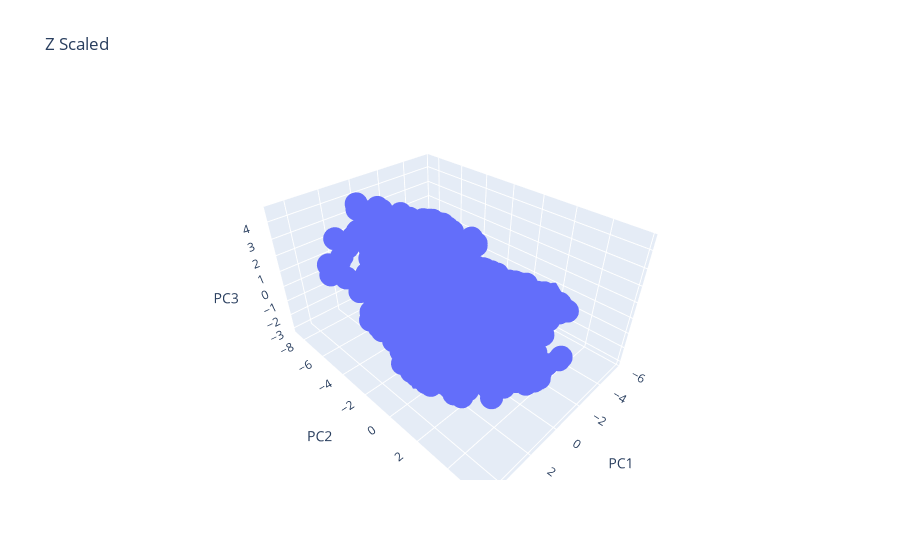
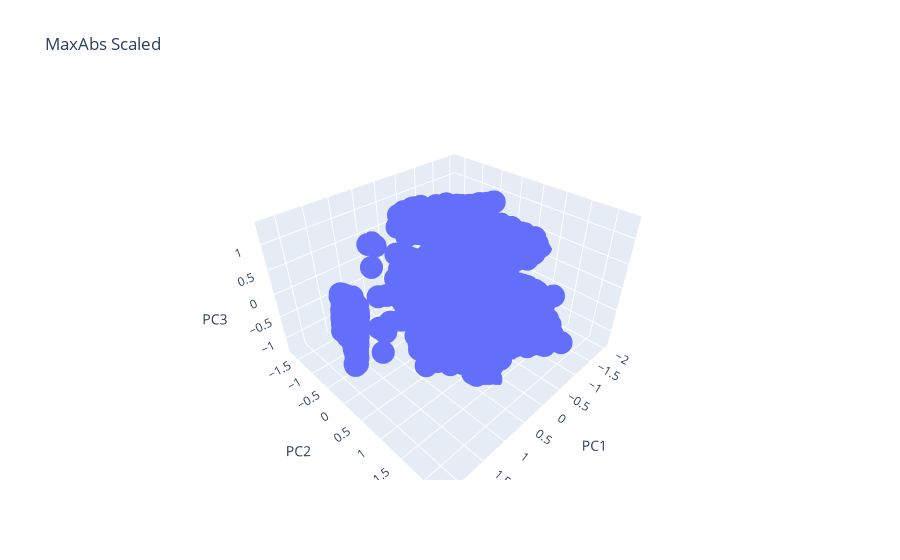
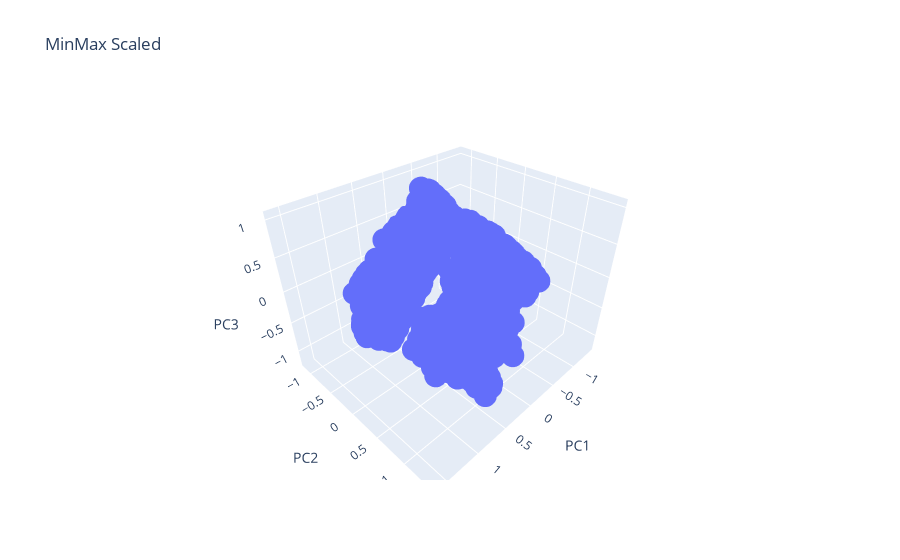
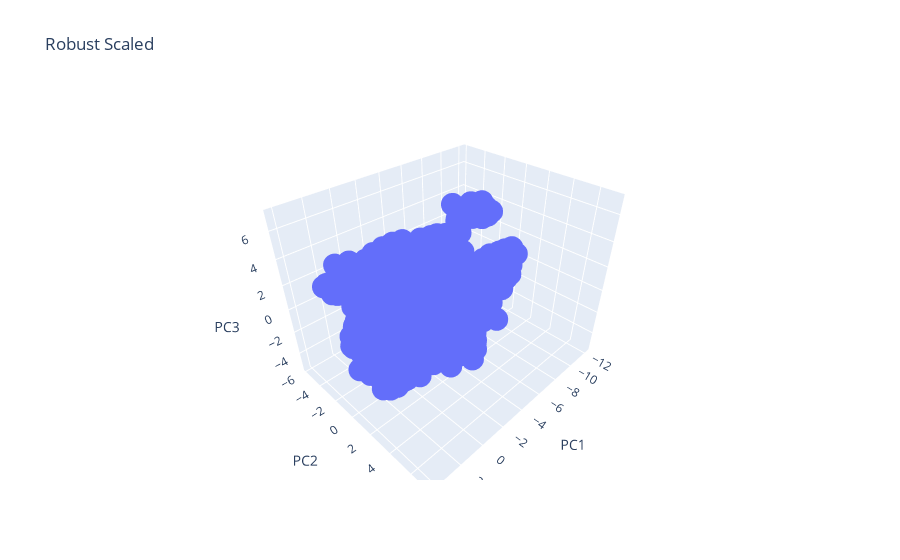

Notebook code cell kept with these figures, in order:
### Markdown cell above
From the table above, we observe that for **Z-standardized data**, the first **6 principal components** capture approximately **83.62%** of the total variance, meaning that most of the information in the dataset can be represented using only 6 components instead of the original 17 features.

In contrast, for **MaxAbs-scaled data**, around **83%** of the variance is already captured using only **3 principal components**, indicating that the variance is more concentrated in the first few components. After approximately 6–8 principal components, the additional explained variance increases only marginally, suggesting diminishing returns from including more components.

### Code cell
# visualize 3D scatter plot of the first 3 principal components for each scaled dataset
for name, pca_data in all_pca_data.items():
    scatter_plot3D(pca_data, name)

### Figure 1 — Plotly figure (JSON) as saved in the notebook; plotly's stock layout.template omitted (floating-point values rounded to 4 significant figures; data arrays with more than 128 entries replaced by an {"elided": "..."} marker saying what was removed)
{"data": [{"hovertemplate": "PC1=%{x}<br>PC2=%{y}<br>PC3=%{z}<extra></extra>", "legendgroup": "", "marker": {"color": "#636efa", "symbol": "circle"}, "mode": "markers", "name": "", "scene": "scene", "showlegend": false, "type": "scatter3d", "x": {"elided": "8949 float values"}, "y": {"elided": "8949 float values"}, "z": {"elided": "8949 float values"}}], "layout": {"legend": {"tracegroupgap": 0}, "scene": {"domain": {"x": [0, 1], "y": [0, 1]}, "xaxis": {"title": {"text": "PC1"}}, "yaxis": {"title": {"text": "PC2"}}, "zaxis": {"title": {"text": "PC3"}}}, "title": {"text": "Z Scaled"}}}

### Figure 2 — Plotly figure (JSON) as saved in the notebook; plotly's stock layout.template omitted (floating-point values rounded to 4 significant figures; data arrays with more than 128 entries replaced by an {"elided": "..."} marker saying what was removed)
{"data": [{"hovertemplate": "PC1=%{x}<br>PC2=%{y}<br>PC3=%{z}<extra></extra>", "legendgroup": "", "marker": {"color": "#636efa", "symbol": "circle"}, "mode": "markers", "name": "", "scene": "scene", "showlegend": false, "type": "scatter3d", "x": {"elided": "8949 float values"}, "y": {"elided": "8949 float values"}, "z": {"elided": "8949 float values"}}], "layout": {"legend": {"tracegroupgap": 0}, "scene": {"domain": {"x": [0, 1], "y": [0, 1]}, "xaxis": {"title": {"text": "PC1"}}, "yaxis": {"title": {"text": "PC2"}}, "zaxis": {"title": {"text": "PC3"}}}, "title": {"text": "MaxAbs Scaled"}}}

### Figure 3 — Plotly figure (JSON) as saved in the notebook; plotly's stock layout.template omitted (floating-point values rounded to 4 significant figures; data arrays with more than 128 entries replaced by an {"elided": "..."} marker saying what was removed)
{"data": [{"hovertemplate": "PC1=%{x}<br>PC2=%{y}<br>PC3=%{z}<extra></extra>", "legendgroup": "", "marker": {"color": "#636efa", "symbol": "circle"}, "mode": "markers", "name": "", "scene": "scene", "showlegend": false, "type": "scatter3d", "x": {"elided": "8949 float values"}, "y": {"elided": "8949 float values"}, "z": {"elided": "8949 float values"}}], "layout": {"legend": {"tracegroupgap": 0}, "scene": {"domain": {"x": [0, 1], "y": [0, 1]}, "xaxis": {"title": {"text": "PC1"}}, "yaxis": {"title": {"text": "PC2"}}, "zaxis": {"title": {"text": "PC3"}}}, "title": {"text": "MinMax Scaled"}}}

### Figure 4 — Plotly figure (JSON) as saved in the notebook; plotly's stock layout.template omitted (floating-point values rounded to 4 significant figures; data arrays with more than 128 entries replaced by an {"elided": "..."} marker saying what was removed)
{"data": [{"hovertemplate": "PC1=%{x}<br>PC2=%{y}<br>PC3=%{z}<extra></extra>", "legendgroup": "", "marker": {"color": "#636efa", "symbol": "circle"}, "mode": "markers", "name": "", "scene": "scene", "showlegend": false, "type": "scatter3d", "x": {"elided": "8949 float values"}, "y": {"elided": "8949 float values"}, "z": {"elided": "8949 float values"}}], "layout": {"legend": {"tracegroupgap": 0}, "scene": {"domain": {"x": [0, 1], "y": [0, 1]}, "xaxis": {"title": {"text": "PC1"}}, "yaxis": {"title": {"text": "PC2"}}, "zaxis": {"title": {"text": "PC3"}}}, "title": {"text": "Robust Scaled"}}}
